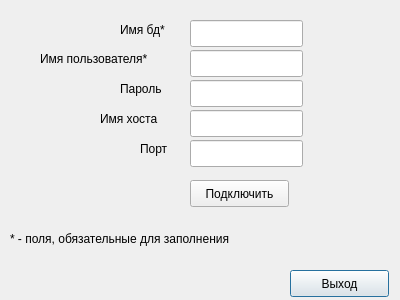
<?xml version="1.0" encoding="UTF-8"?>
<ui version="4.0">
 <class>dbconfig</class>
 <widget class="QDialog" name="dbconfig">
  <property name="windowModality">
   <enum>Qt::NonModal</enum>
  </property>
  <property name="geometry">
   <rect>
    <x>0</x>
    <y>0</y>
    <width>400</width>
    <height>300</height>
   </rect>
  </property>
  <property name="sizePolicy">
   <sizepolicy hsizetype="Maximum" vsizetype="MinimumExpanding">
    <horstretch>0</horstretch>
    <verstretch>0</verstretch>
   </sizepolicy>
  </property>
  <property name="minimumSize">
   <size>
    <width>400</width>
    <height>300</height>
   </size>
  </property>
  <property name="maximumSize">
   <size>
    <width>400</width>
    <height>300</height>
   </size>
  </property>
  <property name="windowTitle">
   <string>Подключение к базе данных</string>
  </property>
  <property name="windowIcon">
   <iconset resource="res.qrc">
    <normaloff>:/main/res/db_opened.png</normaloff>:/main/res/db_opened.png</iconset>
  </property>
  <property name="sizeGripEnabled">
   <bool>false</bool>
  </property>
  <property name="modal">
   <bool>true</bool>
  </property>
  <widget class="QPushButton" name="b_exit">
   <property name="geometry">
    <rect>
     <x>290</x>
     <y>270</y>
     <width>99</width>
     <height>27</height>
    </rect>
   </property>
   <property name="text">
    <string>Выход</string>
   </property>
  </widget>
  <widget class="QPushButton" name="b_connect">
   <property name="geometry">
    <rect>
     <x>190</x>
     <y>180</y>
     <width>99</width>
     <height>27</height>
    </rect>
   </property>
   <property name="text">
    <string>Подключить</string>
   </property>
  </widget>
  <widget class="QLineEdit" name="db_name">
   <property name="geometry">
    <rect>
     <x>190</x>
     <y>20</y>
     <width>113</width>
     <height>27</height>
    </rect>
   </property>
  </widget>
  <widget class="QLineEdit" name="username">
   <property name="geometry">
    <rect>
     <x>190</x>
     <y>50</y>
     <width>113</width>
     <height>27</height>
    </rect>
   </property>
   <property name="echoMode">
    <enum>QLineEdit::Normal</enum>
   </property>
  </widget>
  <widget class="QLineEdit" name="password">
   <property name="geometry">
    <rect>
     <x>190</x>
     <y>80</y>
     <width>113</width>
     <height>27</height>
    </rect>
   </property>
   <property name="echoMode">
    <enum>QLineEdit::Password</enum>
   </property>
  </widget>
  <widget class="QLineEdit" name="hostname">
   <property name="geometry">
    <rect>
     <x>190</x>
     <y>110</y>
     <width>113</width>
     <height>27</height>
    </rect>
   </property>
  </widget>
  <widget class="QLineEdit" name="port">
   <property name="geometry">
    <rect>
     <x>190</x>
     <y>140</y>
     <width>113</width>
     <height>27</height>
    </rect>
   </property>
  </widget>
  <widget class="QLabel" name="l_db_name">
   <property name="geometry">
    <rect>
     <x>120</x>
     <y>20</y>
     <width>61</width>
     <height>20</height>
    </rect>
   </property>
   <property name="text">
    <string>Имя бд*</string>
   </property>
  </widget>
  <widget class="QLabel" name="l_username">
   <property name="geometry">
    <rect>
     <x>40</x>
     <y>50</y>
     <width>141</width>
     <height>17</height>
    </rect>
   </property>
   <property name="text">
    <string>Имя пользователя*</string>
   </property>
  </widget>
  <widget class="QLabel" name="l_password">
   <property name="geometry">
    <rect>
     <x>120</x>
     <y>80</y>
     <width>61</width>
     <height>17</height>
    </rect>
   </property>
   <property name="text">
    <string>Пароль</string>
   </property>
  </widget>
  <widget class="QLabel" name="l_port">
   <property name="geometry">
    <rect>
     <x>140</x>
     <y>140</y>
     <width>41</width>
     <height>17</height>
    </rect>
   </property>
   <property name="text">
    <string>Порт</string>
   </property>
  </widget>
  <widget class="QLabel" name="label_5">
   <property name="geometry">
    <rect>
     <x>10</x>
     <y>230</y>
     <width>291</width>
     <height>17</height>
    </rect>
   </property>
   <property name="text">
    <string>* - поля, обязательные для заполнения</string>
   </property>
  </widget>
  <widget class="QLabel" name="l_hostname">
   <property name="geometry">
    <rect>
     <x>100</x>
     <y>110</y>
     <width>81</width>
     <height>17</height>
    </rect>
   </property>
   <property name="text">
    <string>Имя хоста</string>
   </property>
  </widget>
  <widget class="QLabel" name="l_state">
   <property name="geometry">
    <rect>
     <x>10</x>
     <y>270</y>
     <width>271</width>
     <height>17</height>
    </rect>
   </property>
   <property name="text">
    <string/>
   </property>
  </widget>
 </widget>
 <resources>
  <include location="res.qrc"/>
 </resources>
 <connections/>
</ui>
